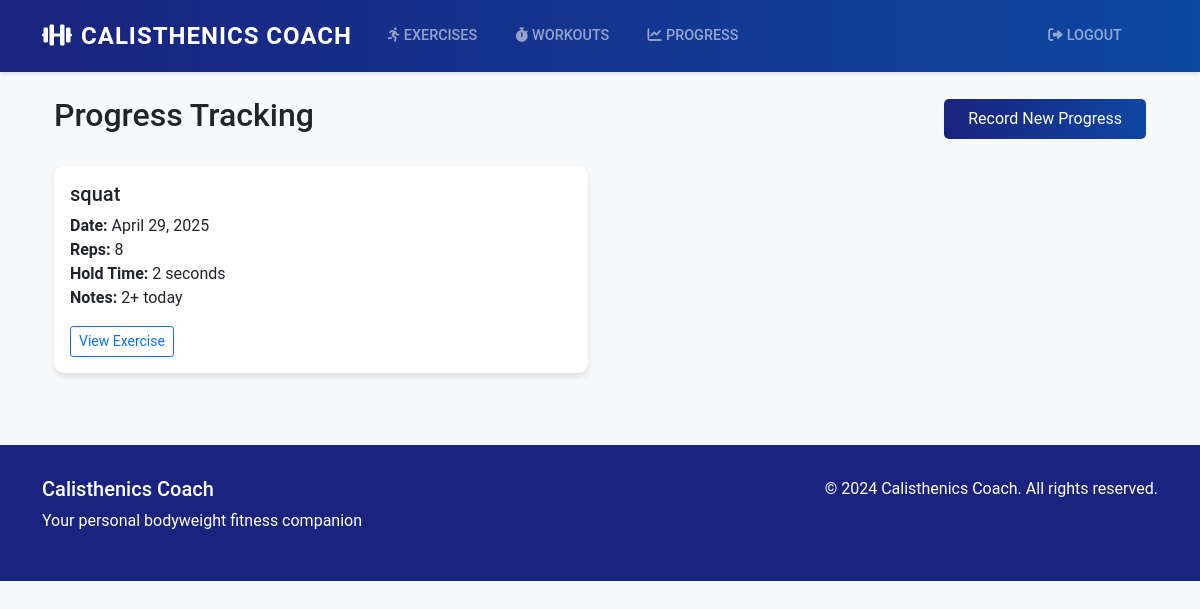
The app's page /progress/ (signed in) with its own data.
### workouts/models.py (models this page shows, shortened)
class Progress(models.Model):
    user = models.ForeignKey(User, on_delete=models.CASCADE)
    exercise = models.ForeignKey(Exercise, on_delete=models.CASCADE)
    date = models.DateField(auto_now_add=True)
    reps = models.IntegerField(null=True, blank=True)
    hold_time = models.IntegerField(null=True, blank=True, help_text="Hold time in seconds")
    notes = models.TextField(blank=True)
    class Meta:
        ordering = ['-date']

class Exercise(models.Model):
    name = models.CharField(max_length=100)
    description = models.TextField()
    image = models.ImageField(upload_to='exercises/', null=True, blank=True)
    difficulty_level = models.CharField(max_length=20, choices=DIFFICULTY_LEVEL_CHOICES)
    video_url = models.URLField(blank=True, null=True)
    tips = models.TextField(blank=True)

### workouts/views.py (the view)
# urls.py: path('progress/', views.progress_list, name='progress_list'),
@login_required
def progress_list(request):
    progress = Progress.objects.filter(user=request.user)
    return render(request, 'workouts/progress_list.html', {'progress': progress})

### workouts/templates/workouts/progress_list.html (shortened to what this page needs)
{% extends 'workouts/base.html' %}
{% block content %}
<div class="container">
    <div class="d-flex justify-content-between align-items-center mb-4">
        <h2>Progress Tracking</h2>
        <a href="{% url 'progress_create' %}" class="btn btn-primary">Record New Progress</a>
    </div>
    {% if progress %}
        <div class="row">
            {% for entry in progress %}
                <div class="col-md-6 mb-4">
                    <div class="card">
                        <div class="card-body">
                            <h5 class="card-title">{{ entry.exercise.name }}</h5>
                            <p class="card-text">
                                <strong>Date:</strong> {{ entry.date }}<br>
                                {% if entry.reps %}
                                    <strong>Reps:</strong> {{ entry.reps }}<br>
                                {% endif %}
                                {% if entry.hold_time %}
                                    <strong>Hold Time:</strong> {{ entry.hold_time }} seconds<br>
                                {% endif %}
                                {% if entry.notes %}
                                    <strong>Notes:</strong> {{ entry.notes }}
                                {% endif %}
                            </p>
                            <a href="{% url 'exercise_detail' pk=entry.exercise.pk %}" class="btn btn-outline-primary btn-sm">View Exercise</a>
                        </div>
                    </div>
                </div>
            {% endfor %}
        </div>
    {% endif %}
</div>
{% endblock %}

### workouts/templates/workouts/base.html (style rules this page uses)
body { background-color: #f8f9fa; font-family: 'Roboto', sans-serif; }
.card { border: none; border-radius: 10px; box-shadow: 0 4px 6px rgba(0,0,0,0.1); transition: transform 0.3s ease; }
.btn-primary { background: linear-gradient(to right, #1a237e, #0d47a1); border: none; padding: 0.5rem 1.5rem; border-radius: 5px; transition: all 0.3s ease; }

### records on screen
Progress: exercise.name "squat", date "April 29, 2025", reps "8", hold_time "2", notes "2+ today"
